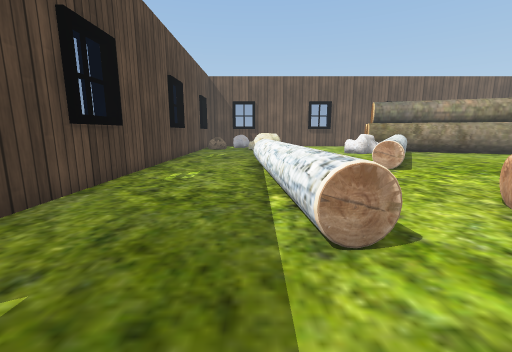
[1] (above)

19 first-person views from a walk through a scene from a Unity 3-D project. The camera is 0.59 m above the floor, tilts 10° down and sees 90° across. The floor is counted in squares, 0.5 m on a side. Each view is taken from the middle of a square. On the plan, view 1 faces up. The plan holds only what a view shows up to about 12 squares ahead; the rest is blank. The place goes on beyond the plan. The player is left out. Some animated figures are not drawn. Some surface patterns are stand-ins.

[2]
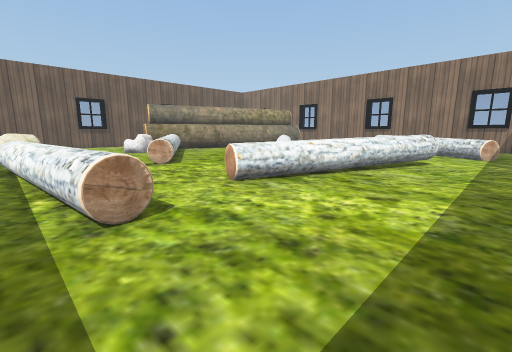

[3]
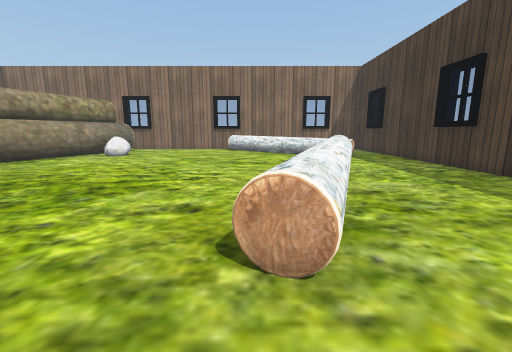

[4]
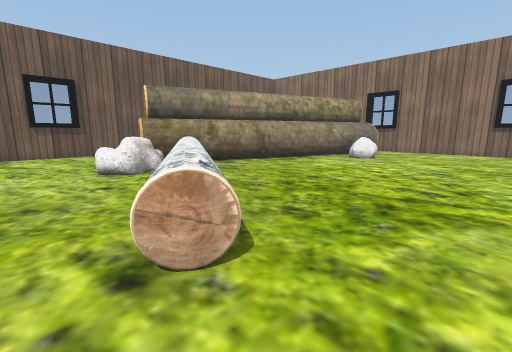

[5]
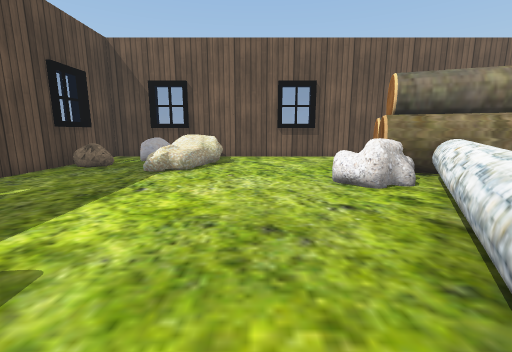

[6]
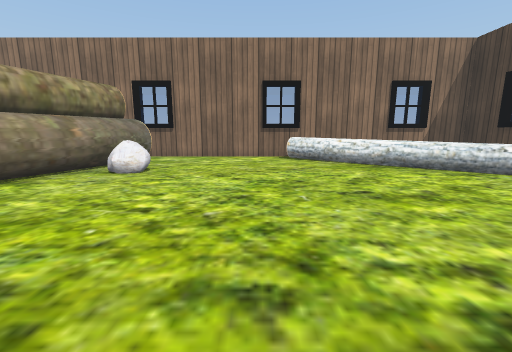

[7]
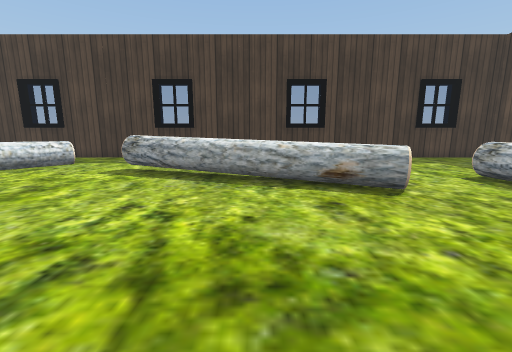

[8]
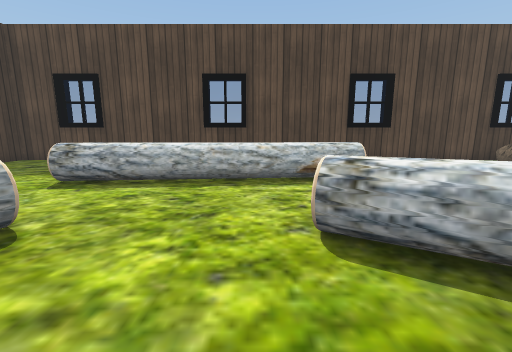

[9]
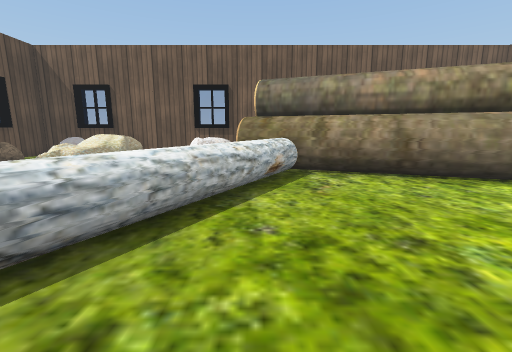

[10]
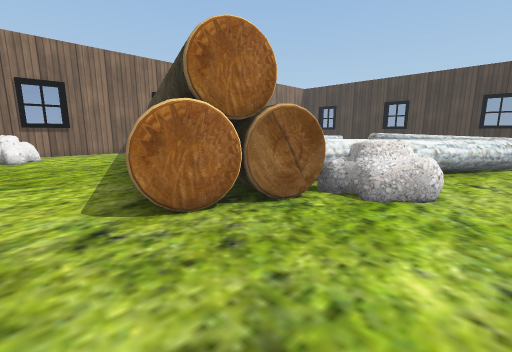

[11]
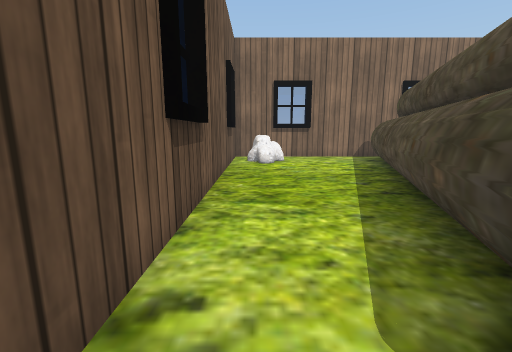

[12]
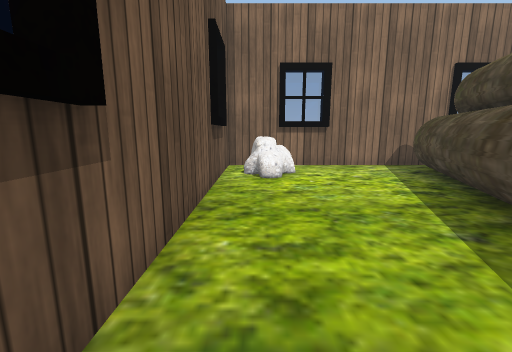

[13]
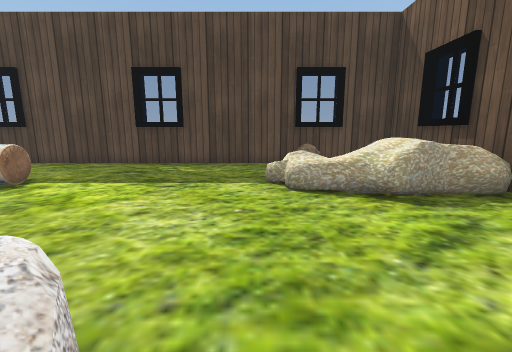

[14]
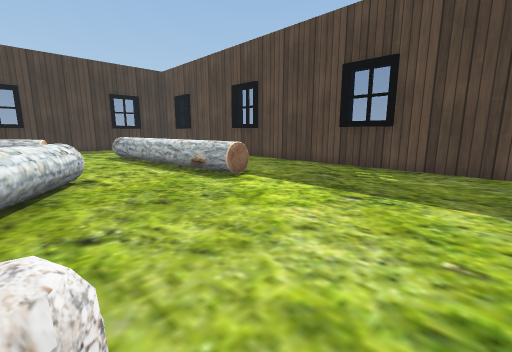

[15]
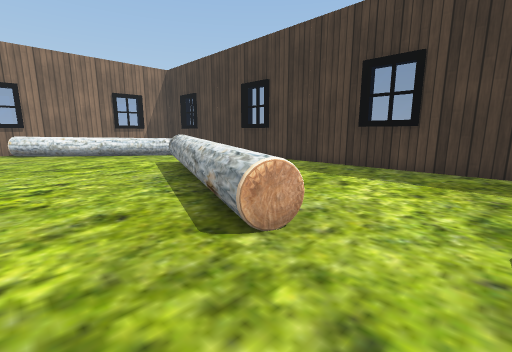

[16]
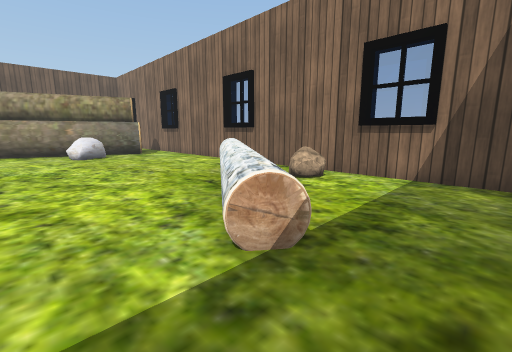

[17]
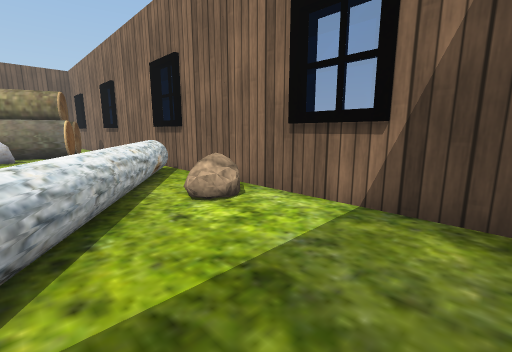

[18]
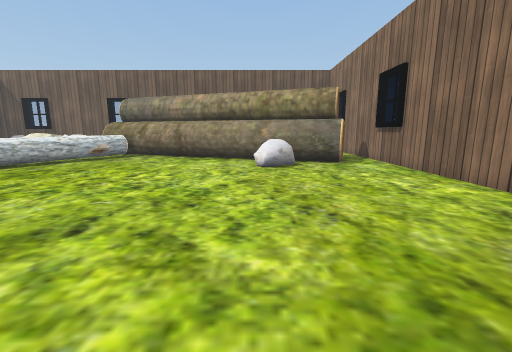

[19]
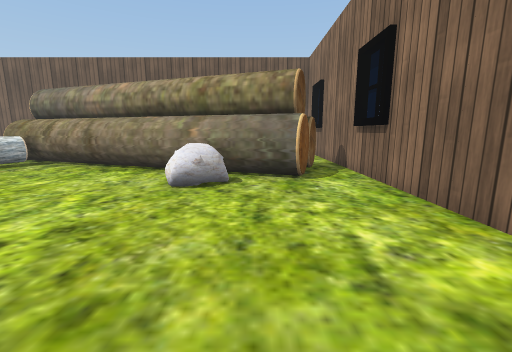

### Floor plan
Key: @ floor where view 1 was taken; # wall or solid block; . floor; O other object.
Columns run from 4 left of view 1 to 19 right of it. Each row starts with its distance up from view 1.
 20 ########################
 19 ##.O O...............OO#
 18 ##OOOOO.....O........OO#
 17 #OO.OO.....OOOOO.......#
 16 #OO.OO.....OOOOOOO.....#
 15 #...O......OOOOOOOOOO..#
 14 #........OOOOOOOOOOOOOO#
 13 #........OOOO..OOOOOOOO#
 12 #.........OO......OOOO.#
 11 #........OO.......OOOO.#
 10 #...O....OO........O...#
  9 #...OO..OO.............#
  8 #...OO..OO.............#
  7 #...OO.................#
  6 #...OO................O#
  5 #...OO...............OO#
  4 #....O..OO...........OO#
  3 #....O..OOOOO.......OO.#
  2 #....O.....OOOO....OOOO#
  1 # ...........OOO..OO...#
  0 # ..@.............OO...#
 -1 #.................O....#
 -2 #......................#
 -3 ########################

Positions as (right, up) in squares from view 1, and headings:
1: (0, 0), facing up
2: (0, -1), facing up-right
3: (2, 4), facing right
4: (3, 6), facing up-right
5: (3, 8), facing up
6: (7, 7), facing right
7: (7, 9), facing down
8: (7, 7), facing left
9: (7, 7), facing up
10: (4, 19), facing down-right
11: (7, 19), facing right
12: (10, 19), facing right
13: (6, 15), facing left
14: (5, 15), facing down-left
15: (2, 6), facing down-right
16: (12, -2), facing up-right
17: (15, -2), facing up-right
18: (14, 2), facing up
19: (16, 5), facing up
